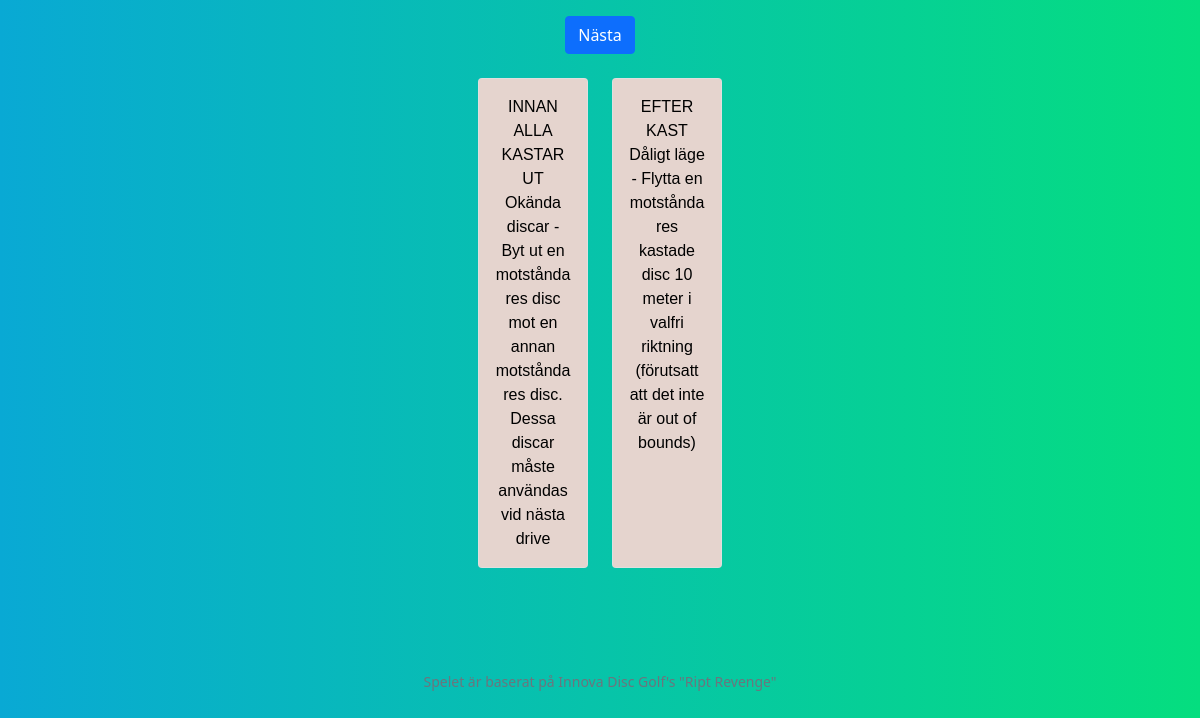
The page / on the database its author committed.
### tables this page shows
CREATE TABLE discgolf (
id INTEGER PRIMARY KEY AUTOINCREMENT NOT NULL,
challenge TEXT NOT NULL
);

### app.py (the view)
@app.route("/")
def index():
    discgolfFirst = db.execute("SELECT * FROM discgolf ORDER BY RANDOM() LIMIT 1")
    double = discgolfFirst[0].get("id")
    discgolfSecond = db.execute("SELECT * FROM discgolf WHERE id != ? ORDER BY RANDOM() LIMIT 1", double)
    return render_template("index.html", first=discgolfFirst[0], second=discgolfSecond[0])

### templates/index.html (shortened to what this page needs)
{% extends "layout.html" %}
{% block main %}
    <div class="main">
        <form action="/" method="get">
            <button class="btn btn-primary" type="submit">Nästa</button>
        </form>
        <br>
        <div class="row row-cols-1 row-cols-md-2 g-4">
            <div class="col" id="firstCard">
                <div class="card h-100">
                <div class="card-body">
                    <p class="card-text">{{ first["challenge"] }}</p>
                </div>
                </div>
            </div>
            <div class="col" id="secondCard">
                <div class="card h-100">
                    <div class="card-body">
                        <p class="card-text">{{ second["challenge"] }}</p>
                    </div>
                </div>
            </div>
        </div>
    </div>
{% endblock %}

### templates/layout.html (shortened to what this page needs)
<!DOCTYPE html>
<html lang="en">
    <head>
        <link href="https://cdn.jsdelivr.net/npm/bootstrap@5.1.3/dist/css/bootstrap.min.css" rel="stylesheet">
        <link href="/static/styles.css" rel="stylesheet">
    </head>
    <body class="container-fluid p-3 mb-2 text-dark text-center gradient">
        <main class="container-fluid">
            {% block main %}{% endblock %}
        </main>
        <div class="mb-5 small text-center text-muted" id="footer">
            Spelet är baserat på Innova Disc Golf's "Ript Revenge"
        </div>
    </body>
</html>

### static/styles.css (style rules this page uses)
.card-body { background-color: #E5D4CE; color: black; left: 0px; top: 0px; transition: left .5s cubic-bezier(.42,-0.3,.78,1.25), top .5s cubic-bezier(.42,-0.3,.78,1.25); }
#firstCard, #secondCard { font-family: Arial, Helvetica, sans-serif; }
#footer { position: fixed; left: 50%; bottom: 50px; transform: translate(-50%, -50%); margin: 0 auto; }
.gradient { height: 300px; width: 300px; background-image: linear-gradient(to right, #09A9D4 ,#05DE7F); }
body { background-color: #05DE7F; }

### rows shown on the page
discgolf: challenge "INNAN ALLA KASTAR UT Okända discar - Byt ut en motståndares disc mot en annan motståndares disc. Dessa discar måste användas vid nästa drive"
discgolf: challenge "EFTER KAST Dåligt läge - Flytta en motståndares kastade disc 10 meter i valfri riktning (förutsatt att det inte är out of bounds)"
